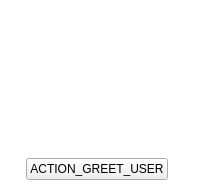
<?xml version="1.0" encoding="UTF-8"?>
<ui version="4.0">
 <class>UserInvitationButton</class>
 <widget class="QWidget" name="UserInvitationButton">
  <property name="geometry">
   <rect>
    <x>0</x>
    <y>0</y>
    <width>200</width>
    <height>185</height>
   </rect>
  </property>
  <property name="minimumSize">
   <size>
    <width>200</width>
    <height>185</height>
   </size>
  </property>
  <property name="maximumSize">
   <size>
    <width>200</width>
    <height>185</height>
   </size>
  </property>
  <property name="windowTitle">
   <string>Form</string>
  </property>
  <property name="styleSheet">
   <string notr="true">#label_addr, label_email {
	color: #999999;
}

#UserInvitationButton, #widget {
	background-color: #FFFFFF;
	border-radius: 8px;
}

#button_cancel {
	border: none;
	background: none;
}</string>
  </property>
  <layout class="QVBoxLayout" name="verticalLayout">
   <property name="spacing">
    <number>0</number>
   </property>
   <property name="leftMargin">
    <number>0</number>
   </property>
   <property name="topMargin">
    <number>0</number>
   </property>
   <property name="rightMargin">
    <number>0</number>
   </property>
   <property name="bottomMargin">
    <number>0</number>
   </property>
   <item>
    <widget class="QWidget" name="widget" native="true">
     <layout class="QVBoxLayout" name="verticalLayout_2">
      <property name="spacing">
       <number>8</number>
      </property>
      <property name="leftMargin">
       <number>10</number>
      </property>
      <property name="topMargin">
       <number>5</number>
      </property>
      <property name="rightMargin">
       <number>10</number>
      </property>
      <property name="bottomMargin">
       <number>5</number>
      </property>
      <item>
       <layout class="QHBoxLayout" name="horizontalLayout_3">
        <item>
         <spacer name="horizontalSpacer_4">
          <property name="orientation">
           <enum>Qt::Horizontal</enum>
          </property>
          <property name="sizeHint" stdset="0">
           <size>
            <width>40</width>
            <height>10</height>
           </size>
          </property>
         </spacer>
        </item>
        <item>
         <widget class="Button" name="button_cancel">
          <property name="sizePolicy">
           <sizepolicy hsizetype="Fixed" vsizetype="Fixed">
            <horstretch>0</horstretch>
            <verstretch>0</verstretch>
           </sizepolicy>
          </property>
          <property name="minimumSize">
           <size>
            <width>32</width>
            <height>32</height>
           </size>
          </property>
          <property name="maximumSize">
           <size>
            <width>32</width>
            <height>32</height>
           </size>
          </property>
          <property name="cursor">
           <cursorShape>PointingHandCursor</cursorShape>
          </property>
          <property name="toolTip">
           <string>ACTION_CANCEL_USER_INVITATION_TOOLTIP</string>
          </property>
          <property name="text">
           <string/>
          </property>
          <property name="icon">
           <iconset resource="../rc/resources.qrc">
            <normaloff>:/icons/images/material/block.svg</normaloff>:/icons/images/material/block.svg</iconset>
          </property>
          <property name="iconSize">
           <size>
            <width>32</width>
            <height>32</height>
           </size>
          </property>
          <property name="flat">
           <bool>true</bool>
          </property>
          <property name="color" stdset="0">
           <color>
            <red>244</red>
            <green>67</green>
            <blue>54</blue>
           </color>
          </property>
          <property name="hover_color" stdset="0">
           <color>
            <red>249</red>
            <green>33</green>
            <blue>36</blue>
           </color>
          </property>
         </widget>
        </item>
       </layout>
      </item>
      <item>
       <spacer name="verticalSpacer">
        <property name="orientation">
         <enum>Qt::Vertical</enum>
        </property>
        <property name="sizeType">
         <enum>QSizePolicy::Fixed</enum>
        </property>
        <property name="sizeHint" stdset="0">
         <size>
          <width>20</width>
          <height>0</height>
         </size>
        </property>
       </spacer>
      </item>
      <item>
       <layout class="QHBoxLayout" name="horizontalLayout">
        <item>
         <spacer name="horizontalSpacer">
          <property name="orientation">
           <enum>Qt::Horizontal</enum>
          </property>
          <property name="sizeHint" stdset="0">
           <size>
            <width>35</width>
            <height>20</height>
           </size>
          </property>
         </spacer>
        </item>
        <item>
         <widget class="IconLabel" name="label_icon">
          <property name="minimumSize">
           <size>
            <width>48</width>
            <height>48</height>
           </size>
          </property>
          <property name="maximumSize">
           <size>
            <width>48</width>
            <height>48</height>
           </size>
          </property>
          <property name="text">
           <string/>
          </property>
          <property name="pixmap">
           <pixmap resource="../rc/resources.qrc">:/icons/images/material/help.svg</pixmap>
          </property>
          <property name="scaledContents">
           <bool>true</bool>
          </property>
          <property name="color" stdset="0">
           <color>
            <red>140</red>
            <green>140</green>
            <blue>150</blue>
           </color>
          </property>
         </widget>
        </item>
        <item>
         <spacer name="horizontalSpacer_2">
          <property name="orientation">
           <enum>Qt::Horizontal</enum>
          </property>
          <property name="sizeHint" stdset="0">
           <size>
            <width>35</width>
            <height>25</height>
           </size>
          </property>
         </spacer>
        </item>
       </layout>
      </item>
      <item>
       <widget class="QLabel" name="label_email">
        <property name="font">
         <font>
          <pointsize>10</pointsize>
         </font>
        </property>
        <property name="text">
         <string/>
        </property>
        <property name="alignment">
         <set>Qt::AlignCenter</set>
        </property>
       </widget>
      </item>
      <item>
       <spacer name="verticalSpacer_2">
        <property name="orientation">
         <enum>Qt::Vertical</enum>
        </property>
        <property name="sizeHint" stdset="0">
         <size>
          <width>18</width>
          <height>16</height>
         </size>
        </property>
       </spacer>
      </item>
      <item>
       <layout class="QHBoxLayout" name="horizontalLayout_2">
        <item>
         <spacer name="horizontalSpacer_3">
          <property name="orientation">
           <enum>Qt::Horizontal</enum>
          </property>
          <property name="sizeHint" stdset="0">
           <size>
            <width>35</width>
            <height>18</height>
           </size>
          </property>
         </spacer>
        </item>
        <item>
         <widget class="QPushButton" name="button_greet">
          <property name="cursor">
           <cursorShape>PointingHandCursor</cursorShape>
          </property>
          <property name="text">
           <string>ACTION_GREET_USER</string>
          </property>
         </widget>
        </item>
        <item>
         <spacer name="horizontalSpacer_5">
          <property name="orientation">
           <enum>Qt::Horizontal</enum>
          </property>
          <property name="sizeHint" stdset="0">
           <size>
            <width>40</width>
            <height>20</height>
           </size>
          </property>
         </spacer>
        </item>
       </layout>
      </item>
     </layout>
    </widget>
   </item>
  </layout>
 </widget>
 <customwidgets>
  <customwidget>
   <class>IconLabel</class>
   <extends>QLabel</extends>
   <header>guardata.client.gui.custom_widgets</header>
  </customwidget>
  <customwidget>
   <class>Button</class>
   <extends>QPushButton</extends>
   <header>guardata.client.gui.custom_widgets</header>
  </customwidget>
 </customwidgets>
 <resources>
  <include location="../rc/resources.qrc"/>
 </resources>
 <connections/>
</ui>
